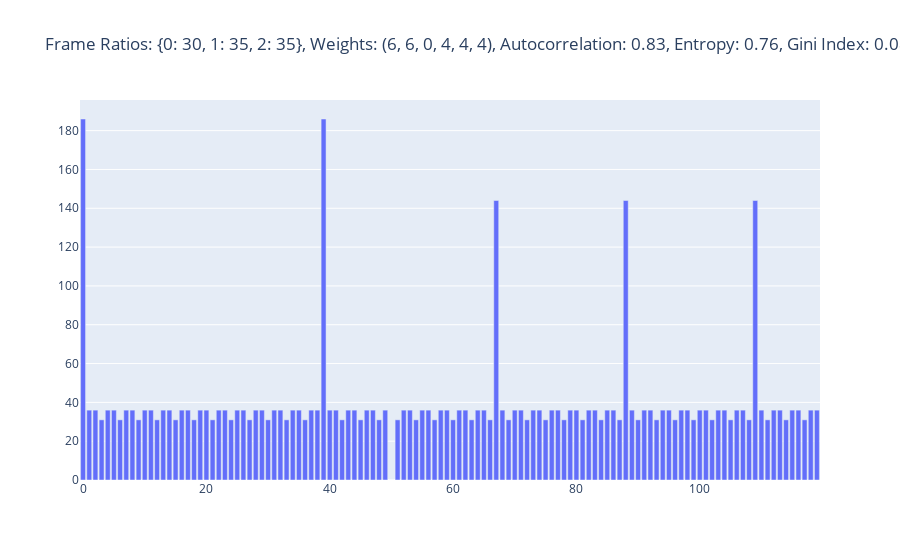
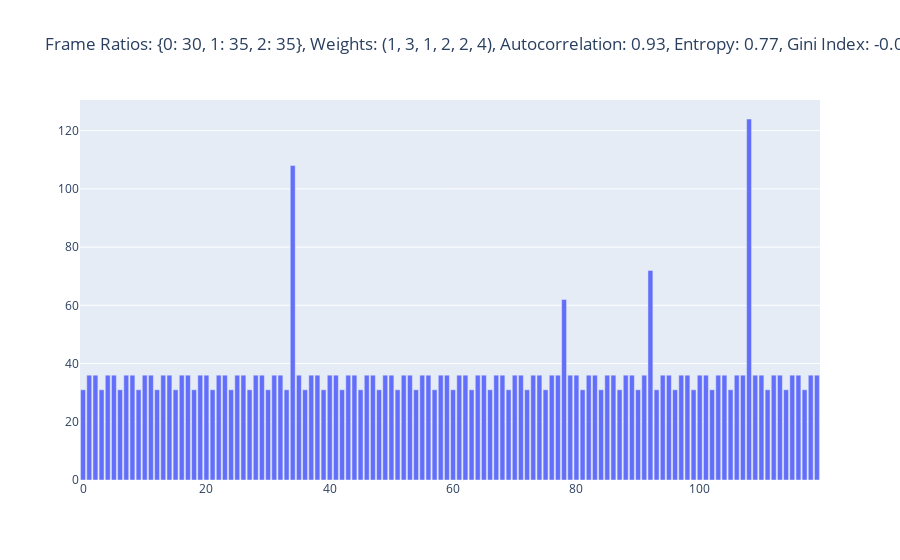
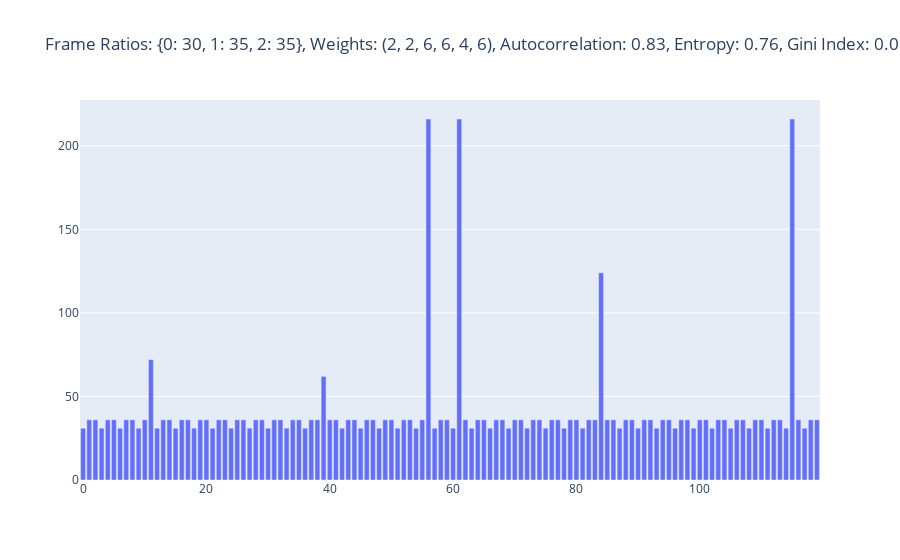
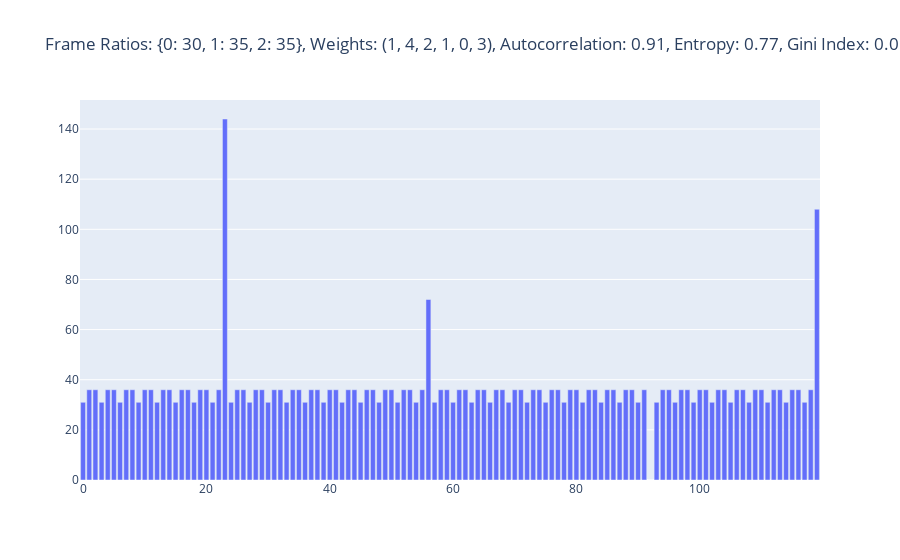

Notebook cell for these charts, in order:
### Code cell
sample = df.sample(10)
for i, row in sample.iterrows():
    fig = go.Figure()
    metagene = {'start': {1: {i: row['profile'][i] for i in range(len(row['profile']))}}}
    auto = uniformity_autocorrelation(metagene)
    entropy = uniformity_entropy(metagene)
    gini = uniformity_gini_index(metagene)
    theil = uniformity_theil_index(metagene)
    fig.add_trace(go.Bar(x=list(metagene['start'][1].keys()), y=list(metagene['start'][1].values()), name='Metagene'))

    fig.update_layout(title=f"Frame Ratios: {row['frame_ratios']}, Weights: {row['weights']}, Autocorrelation: {round(auto[1], 2)}, Entropy: {round(entropy[1], 2)}, Gini Index: {round(gini[1], 2)}, Theil Index: {round(theil[1], 2)}")

    fig.show()

### Figure 1 — Plotly figure (JSON) as saved in the notebook; plotly's stock layout.template omitted (floating-point values rounded to 4 significant figures)
{"data": [{"name": "Metagene", "type": "bar", "x": [0, 1, 2, 3, 4, 5, 6, 7, 8, 9, 10, 11, 12, 13, 14, 15, 16, 17, 18, 19, 20, 21, 22, 23, 24, 25, 26, 27, 28, 29, 30, 31, 32, 33, 34, 35, 36, 37, 38, 39, 40, 41, 42, 43, 44, 45, 46, 47, 48, 49, 50, 51, 52, 53, 54, 55, 56, 57, 58, 59, 60, 61, 62, 63, 64, 65, 66, 67, 68, 69, 70, 71, 72, 73, 74, 75, 76, 77, 78, 79, 80, 81, 82, 83, 84, 85, 86, 87, 88, 89, 90, 91, 92, 93, 94, 95, 96, 97, 98, 99, 100, 101, 102, 103, 104, 105, 106, 107, 108, 109, 110, 111, 112, 113, 114, 115, 116, 117, 118, 119], "y": [186, 36, 36, 31, 36, 36, 31, 36, 36, 31, 36, 36, 31, 36, 36, 31, 36, 36, 31, 36, 36, 31, 36, 36, 31, 36, 36, 31, 36, 36, 31, 36, 36, 31, 36, 36, 31, 36, 36, 186, 36, 36, 31, 36, 36, 31, 36, 36, 31, 36, 0, 31, 36, 36, 31, 36, 36, 31, 36, 36, 31, 36, 36, 31, 36, 36, 31, 144, 36, 31, 36, 36, 31, 36, 36, 31, 36, 36, 31, 36, 36, 31, 36, 36, 31, 36, 36, 31, 144, 36, 31, 36, 36, 31, 36, 36, 31, 36, 36, 31, 36, 36, 31, 36, 36, 31, 36, 36, 31, 144, 36, 31, 36, 36, 31, 36, 36, 31, 36, 36]}], "layout": {"title": {"text": "Frame Ratios: {0: 30, 1: 35, 2: 35}, Weights: (6, 6, 0, 4, 4, 4), Autocorrelation: 0.83, Entropy: 0.76, Gini Index: 0.08, Theil Index: 42.07"}}}

### Figure 2 — Plotly figure (JSON) as saved in the notebook; plotly's stock layout.template omitted (floating-point values rounded to 4 significant figures)
{"data": [{"name": "Metagene", "type": "bar", "x": [0, 1, 2, 3, 4, 5, 6, 7, 8, 9, 10, 11, 12, 13, 14, 15, 16, 17, 18, 19, 20, 21, 22, 23, 24, 25, 26, 27, 28, 29, 30, 31, 32, 33, 34, 35, 36, 37, 38, 39, 40, 41, 42, 43, 44, 45, 46, 47, 48, 49, 50, 51, 52, 53, 54, 55, 56, 57, 58, 59, 60, 61, 62, 63, 64, 65, 66, 67, 68, 69, 70, 71, 72, 73, 74, 75, 76, 77, 78, 79, 80, 81, 82, 83, 84, 85, 86, 87, 88, 89, 90, 91, 92, 93, 94, 95, 96, 97, 98, 99, 100, 101, 102, 103, 104, 105, 106, 107, 108, 109, 110, 111, 112, 113, 114, 115, 116, 117, 118, 119], "y": [31, 36, 36, 31, 36, 36, 31, 36, 36, 31, 36, 36, 31, 36, 36, 31, 36, 36, 31, 36, 36, 31, 36, 36, 31, 36, 36, 31, 36, 36, 31, 36, 36, 31, 108, 36, 31, 36, 36, 31, 36, 36, 31, 36, 36, 31, 36, 36, 31, 36, 36, 31, 36, 36, 31, 36, 36, 31, 36, 36, 31, 36, 36, 31, 36, 36, 31, 36, 36, 31, 36, 36, 31, 36, 36, 31, 36, 36, 62, 36, 36, 31, 36, 36, 31, 36, 36, 31, 36, 36, 31, 36, 72, 31, 36, 36, 31, 36, 36, 31, 36, 36, 31, 36, 36, 31, 36, 36, 124, 36, 36, 31, 36, 36, 31, 36, 36, 31, 36, 36]}], "layout": {"title": {"text": "Frame Ratios: {0: 30, 1: 35, 2: 35}, Weights: (1, 3, 1, 2, 2, 4), Autocorrelation: 0.93, Entropy: 0.77, Gini Index: -0.0, Theil Index: 43.39"}}}

### Figure 3 — Plotly figure (JSON) as saved in the notebook; plotly's stock layout.template omitted (floating-point values rounded to 4 significant figures)
{"data": [{"name": "Metagene", "type": "bar", "x": [0, 1, 2, 3, 4, 5, 6, 7, 8, 9, 10, 11, 12, 13, 14, 15, 16, 17, 18, 19, 20, 21, 22, 23, 24, 25, 26, 27, 28, 29, 30, 31, 32, 33, 34, 35, 36, 37, 38, 39, 40, 41, 42, 43, 44, 45, 46, 47, 48, 49, 50, 51, 52, 53, 54, 55, 56, 57, 58, 59, 60, 61, 62, 63, 64, 65, 66, 67, 68, 69, 70, 71, 72, 73, 74, 75, 76, 77, 78, 79, 80, 81, 82, 83, 84, 85, 86, 87, 88, 89, 90, 91, 92, 93, 94, 95, 96, 97, 98, 99, 100, 101, 102, 103, 104, 105, 106, 107, 108, 109, 110, 111, 112, 113, 114, 115, 116, 117, 118, 119], "y": [31, 36, 36, 31, 36, 36, 31, 36, 36, 31, 36, 72, 31, 36, 36, 31, 36, 36, 31, 36, 36, 31, 36, 36, 31, 36, 36, 31, 36, 36, 31, 36, 36, 31, 36, 36, 31, 36, 36, 62, 36, 36, 31, 36, 36, 31, 36, 36, 31, 36, 36, 31, 36, 36, 31, 36, 216, 31, 36, 36, 31, 216, 36, 31, 36, 36, 31, 36, 36, 31, 36, 36, 31, 36, 36, 31, 36, 36, 31, 36, 36, 31, 36, 36, 124, 36, 36, 31, 36, 36, 31, 36, 36, 31, 36, 36, 31, 36, 36, 31, 36, 36, 31, 36, 36, 31, 36, 36, 31, 36, 36, 31, 36, 36, 31, 216, 36, 31, 36, 36]}], "layout": {"title": {"text": "Frame Ratios: {0: 30, 1: 35, 2: 35}, Weights: (2, 2, 6, 6, 4, 6), Autocorrelation: 0.83, Entropy: 0.76, Gini Index: 0.08, Theil Index: 42.4"}}}

### Figure 4 — Plotly figure (JSON) as saved in the notebook; plotly's stock layout.template omitted (floating-point values rounded to 4 significant figures)
{"data": [{"name": "Metagene", "type": "bar", "x": [0, 1, 2, 3, 4, 5, 6, 7, 8, 9, 10, 11, 12, 13, 14, 15, 16, 17, 18, 19, 20, 21, 22, 23, 24, 25, 26, 27, 28, 29, 30, 31, 32, 33, 34, 35, 36, 37, 38, 39, 40, 41, 42, 43, 44, 45, 46, 47, 48, 49, 50, 51, 52, 53, 54, 55, 56, 57, 58, 59, 60, 61, 62, 63, 64, 65, 66, 67, 68, 69, 70, 71, 72, 73, 74, 75, 76, 77, 78, 79, 80, 81, 82, 83, 84, 85, 86, 87, 88, 89, 90, 91, 92, 93, 94, 95, 96, 97, 98, 99, 100, 101, 102, 103, 104, 105, 106, 107, 108, 109, 110, 111, 112, 113, 114, 115, 116, 117, 118, 119], "y": [31, 36, 36, 31, 36, 36, 31, 36, 36, 31, 36, 36, 31, 36, 36, 31, 36, 36, 31, 36, 36, 31, 36, 144, 31, 36, 36, 31, 36, 36, 31, 36, 36, 31, 36, 36, 31, 36, 36, 31, 36, 36, 31, 36, 36, 31, 36, 36, 31, 36, 36, 31, 36, 36, 31, 36, 72, 31, 36, 36, 31, 36, 36, 31, 36, 36, 31, 36, 36, 31, 36, 36, 31, 36, 36, 31, 36, 36, 31, 36, 36, 31, 36, 36, 31, 36, 36, 31, 36, 36, 31, 36, 0, 31, 36, 36, 31, 36, 36, 31, 36, 36, 31, 36, 36, 31, 36, 36, 31, 36, 36, 31, 36, 36, 31, 36, 36, 31, 36, 108]}], "layout": {"title": {"text": "Frame Ratios: {0: 30, 1: 35, 2: 35}, Weights: (1, 4, 2, 1, 0, 3), Autocorrelation: 0.91, Entropy: 0.77, Gini Index: 0.01, Theil Index: 42.95"}}}
